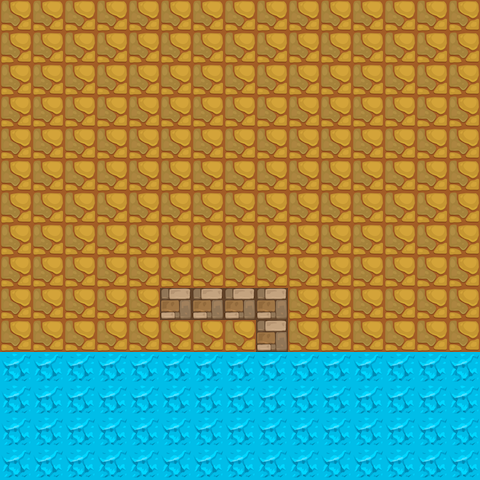

Tiled map render using the project's own tile images. Description and the whole map definition, tile-layer contents included, below:
An orthogonal 15x15 tile map with 32x32 px tiles, 2 tile layers (traverse, walls).

<map version="1.2" tiledversion="2019.12.11" orientation="orthogonal" renderorder="right-down" compressionlevel="0" width="15" height="15" tilewidth="32" tileheight="32" infinite="0" nextlayerid="3" nextobjectid="1">
 <tileset firstgid="1" name="map2" tilewidth="32" tileheight="32" tilecount="7" columns="0">
  <grid orientation="orthogonal" width="1" height="1" />
  <tile id="0">
   <image width="32" height="32" source="sample_tiles/clay_tile_64_01.png" />
  </tile>
  <tile id="1">
   <image width="32" height="32" source="sample_tiles/grass_01_tile_64_01.png" />
  </tile>
  <tile id="2">
   <image width="32" height="32" source="sample_tiles/ice_tile_64_01.png" />
  </tile>
  <tile id="3">
   <image width="32" height="32" source="sample_tiles/orc2.png" />
  </tile>
  <tile id="4">
   <image width="32" height="32" source="sample_tiles/paving_01_tile_64_02.png" />
  </tile>
  <tile id="5">
   <image width="32" height="32" source="sample_tiles/paving_02_tile_64_01.png" />
  </tile>
  <tile id="6">
   <image width="32" height="32" source="sample_tiles/sand_01_tile_64_01.png" />
  </tile>
 </tileset>
 <layer id="1" name="traverse" width="15" height="15">
  <data encoding="csv">
1,1,1,1,1,1,1,1,1,1,1,1,1,1,1,
1,1,1,1,1,1,1,1,1,1,1,1,1,1,1,
1,1,1,1,1,1,1,1,1,1,1,1,1,1,1,
1,1,1,1,1,1,1,1,1,1,1,1,1,1,1,
1,1,1,1,1,1,1,1,1,1,1,1,1,1,1,
1,1,1,1,1,1,1,1,1,1,1,1,1,1,1,
1,1,1,1,1,1,1,1,1,1,1,1,1,1,1,
1,1,1,1,1,1,1,1,1,1,1,1,1,1,1,
1,1,1,1,1,1,1,1,1,1,1,1,1,1,1,
1,1,1,1,1,1,1,1,1,1,1,1,1,1,1,
1,1,1,1,1,1,1,1,1,1,1,1,1,1,1,
3,3,3,3,3,3,3,3,3,3,3,3,3,3,3,
3,3,3,3,3,3,3,3,3,3,3,3,3,3,3,
3,3,3,3,3,3,3,3,3,3,3,3,3,3,3,
3,3,3,3,3,3,3,3,3,3,3,3,3,3,3
</data>
 </layer>
 <layer id="2" name="walls" width="15" height="15">
  <data encoding="csv">
0,0,0,0,0,0,0,0,0,0,0,0,0,0,0,
0,0,0,0,0,0,0,0,0,0,0,0,0,0,0,
0,0,0,0,0,0,0,0,0,0,0,0,0,0,0,
0,0,0,0,0,0,0,0,0,0,0,0,0,0,0,
0,0,0,0,0,0,0,0,0,0,0,0,0,0,0,
0,0,0,0,0,0,0,0,0,0,0,0,0,0,0,
0,0,0,0,0,0,0,0,0,0,0,0,0,0,0,
0,0,0,0,0,0,0,0,0,0,0,0,0,0,0,
0,0,0,0,0,0,0,0,0,0,0,0,0,0,0,
0,0,0,0,0,5,5,5,5,0,0,0,0,0,0,
0,0,0,0,0,0,0,0,5,0,0,0,0,0,0,
0,0,0,0,0,0,0,0,0,0,0,0,0,0,0,
0,0,0,0,0,0,0,0,0,0,0,0,0,0,0,
0,0,0,0,0,0,0,0,0,0,0,0,0,0,0,
0,0,0,0,0,0,0,0,0,0,0,0,0,0,0
</data>
 </layer>
</map>